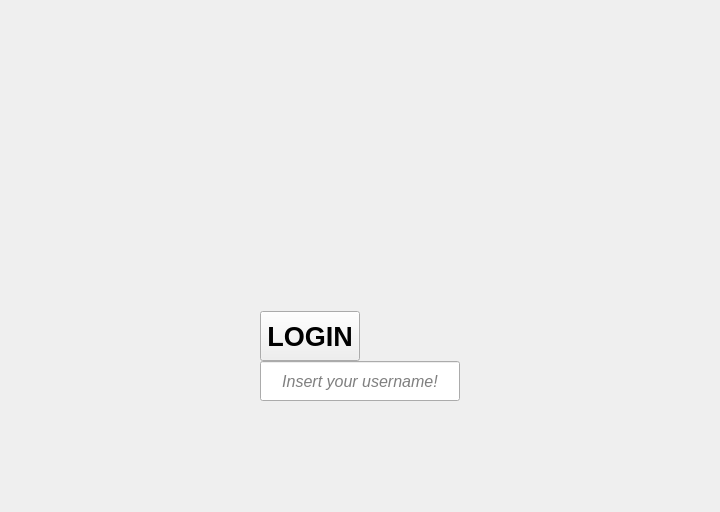
<?xml version="1.0" encoding="UTF-8"?>
<ui version="4.0">
 <class>LoginScreen</class>
 <widget class="QWidget" name="LoginScreen">
  <property name="geometry">
   <rect>
    <x>0</x>
    <y>0</y>
    <width>720</width>
    <height>480</height>
   </rect>
  </property>
  <property name="sizePolicy">
   <sizepolicy hsizetype="Fixed" vsizetype="Fixed">
    <horstretch>0</horstretch>
    <verstretch>0</verstretch>
   </sizepolicy>
  </property>
  <property name="windowTitle">
   <string>Form</string>
  </property>
  <layout class="QGridLayout" name="gridLayout">
   <item row="0" column="0">
    <layout class="QVBoxLayout" name="verticalLayout_2">
     <property name="spacing">
      <number>0</number>
     </property>
     <property name="sizeConstraint">
      <enum>QLayout::SizeConstraint::SetFixedSize</enum>
     </property>
     <property name="topMargin">
      <number>300</number>
     </property>
     <property name="bottomMargin">
      <number>100</number>
     </property>
     <item>
      <widget class="QPushButton" name="pushButton_login">
       <property name="enabled">
        <bool>true</bool>
       </property>
       <property name="sizePolicy">
        <sizepolicy hsizetype="Fixed" vsizetype="Fixed">
         <horstretch>0</horstretch>
         <verstretch>0</verstretch>
        </sizepolicy>
       </property>
       <property name="minimumSize">
        <size>
         <width>100</width>
         <height>50</height>
        </size>
       </property>
       <property name="baseSize">
        <size>
         <width>0</width>
         <height>0</height>
        </size>
       </property>
       <property name="font">
        <font>
         <pointsize>20</pointsize>
         <bold>true</bold>
        </font>
       </property>
       <property name="text">
        <string>LOGIN</string>
       </property>
      </widget>
     </item>
     <item alignment="Qt::AlignmentFlag::Qt::AlignmentFlag::AlignVCenter">
      <widget class="QLineEdit" name="lineEdit_username">
       <property name="enabled">
        <bool>true</bool>
       </property>
       <property name="sizePolicy">
        <sizepolicy hsizetype="Fixed" vsizetype="Fixed">
         <horstretch>0</horstretch>
         <verstretch>0</verstretch>
        </sizepolicy>
       </property>
       <property name="minimumSize">
        <size>
         <width>200</width>
         <height>40</height>
        </size>
       </property>
       <property name="font">
        <font>
         <pointsize>12</pointsize>
         <italic>true</italic>
         <kerning>true</kerning>
        </font>
       </property>
       <property name="text">
        <string/>
       </property>
       <property name="alignment">
        <set>Qt::AlignmentFlag::AlignCenter</set>
       </property>
       <property name="placeholderText">
        <string>Insert your username!</string>
       </property>
      </widget>
     </item>
    </layout>
   </item>
  </layout>
 </widget>
 <resources/>
 <connections/>
</ui>
